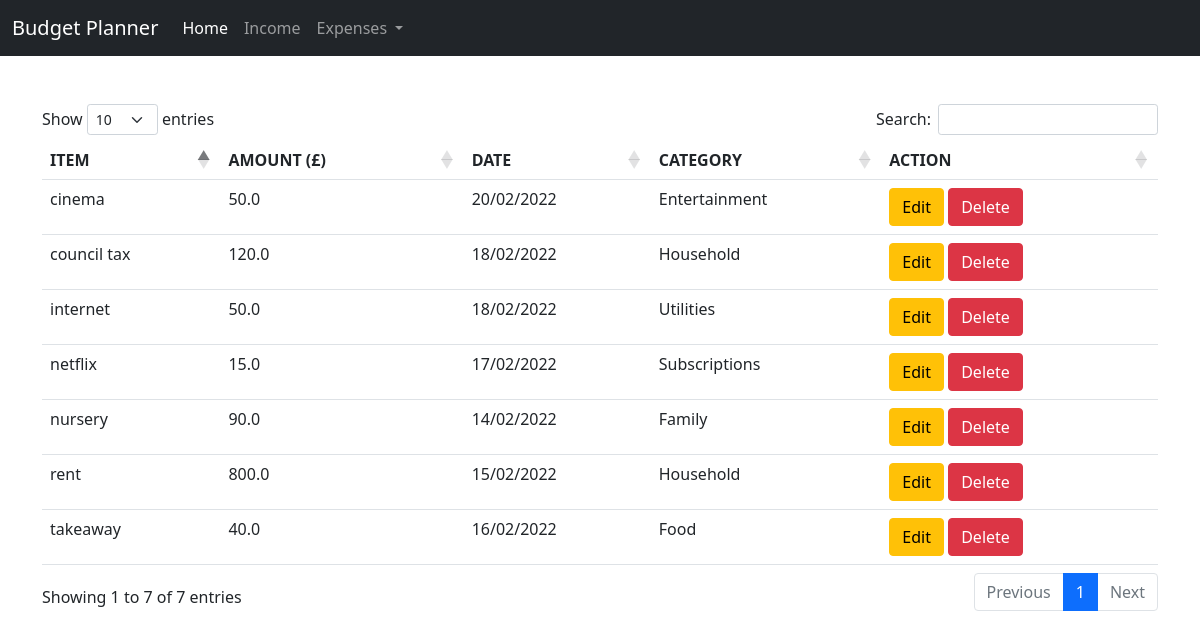
Screenshot of /view_expenses with the database file from the repository.
### application/models.py (models this page shows, shortened)
class Expenses(db.Model):
    id = db.Column(db.Integer, primary_key = True)
    name = db.Column(db.String(100), nullable = False)
    amount = db.Column(db.Float, nullable = False)
    date = db.Column(db.DateTime, nullable = False, default = date.today)
    categories_id = db.Column(db.Integer, db.ForeignKey('categories.id'), nullable = False)

class Categories(db.Model):
    id = db.Column(db.Integer, primary_key = True)
    name = db.Column(db.String(50), unique = True, nullable = False)
    date = db.Column(db.DateTime, nullable = False, default = date.today)
    items = db.relationship('Expenses', backref = 'category')

### application/routes.py (the view)
@app.route('/view_expenses', methods=['POST', 'GET'])
def view_expenses():
    all_expenses = Expenses.query.all()
    return render_template('view_expenses.html', title="Budget Planner", all_expenses=all_expenses)

### application/templates/view_expenses.html (shortened to what this page needs)
{% extends 'layout.html' %}
{% block body_content %}
<div class="container"><br>
  <div class="row align-items-center justify-content-center">
<table id="all_expenses_table" class="table">
    <thead>
      <tr>
          <th>ITEM</th>
          <th>AMOUNT (£)</th>
          <th>DATE</th>
          <th>CATEGORY</th>
          <th>ACTION</th>
      </tr>
    </thead>
    <tbody>
      {% for expense in all_expenses %}
        <tr>
            <td>{{ expense.name }}</td>
            <td>{{ expense.amount }}</td>
            <td>{{ expense.date.strftime("%d/%m/%Y") }}</td>
            <td>{{ expense.category.name }}</td>
            <td><div class="d-grid gap-2 d-md-block">
                <a type="button" class="btn btn-warning" href="{{ url_for("edit_expense", id=expense.id) }}">Edit</a>
                <a type="button" class="btn btn-danger" data-bs-toggle="modal" data-bs-target="#deleteModal">Delete</a>
                </div>
            </td>
        </tr>
      {% endfor %}
    </tbody>
  </table>
  </div>
</div>
{% endblock body_content %}

### rows the page displays
Expenses: name "rent", amount "800.0", date "15/02/2022", category.name "Household"
Expenses: name "nursery", amount "90.0", date "14/02/2022", category.name "Family"
Expenses: name "takeaway", amount "40.0", date "16/02/2022", category.name "Food"
Expenses: name "netflix", amount "15.0", date "17/02/2022", category.name "Subscriptions"
Expenses: name "internet", amount "50.0", date "18/02/2022", category.name "Utilities"
Expenses: name "council tax", amount "120.0", date "18/02/2022", category.name "Household"
Expenses: name "cinema", amount "50.0", date "20/02/2022", category.name "Entertainment"
